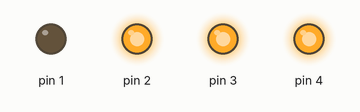
Recording of a sketch running on a simulated Arduino Uno, built with avr-gcc and run on an emulated ATmega328P. On the bench: output pins drawn as LEDs (lit = HIGH).

Above: at 0.04 s.
At 0.52 s:
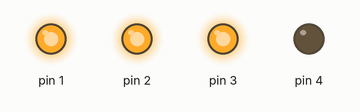
At 0.84 s:
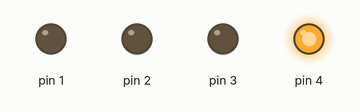
At 1.24 s:
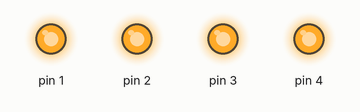
At 2.04 s:
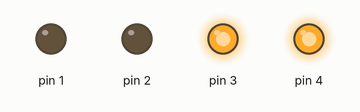
At 2.84 s:
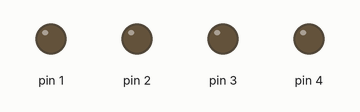
Timing chart, 0 to 3.1 s (numbered marks = the images above):
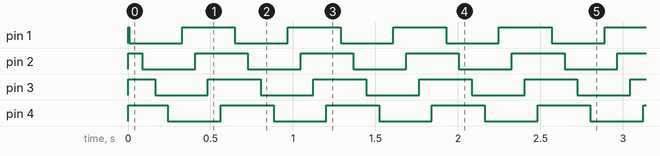

Measured:
- by itself, pin 1–4: alternates HIGH for 0.32 s and LOW for 0.32 s
- by itself, everything shown: repeats every 0.64 s, in 8 steps

The sketch:

running_turn_signal_blinker.ino
```cpp
/*
  Turn blinker running light
*/

//Turn signal preiod about 650ms (320+320ms)
#define DELAY_STEP 78
#define DELAY_LOOP (86-DELAY_STEP)

static char i;

void setup() {
  // initialize digital pin LED_BUILTIN as an output.
  for (i=1; i<=4; ++i) {
    digitalWrite(i, HIGH);
    pinMode(i, OUTPUT);
  }
}

// the loop function runs over and over again forever
void loop() {
  delay(DELAY_LOOP);
  for (i=1; i<=4; ++i) {
    digitalWrite(i, LOW);
    delay(DELAY_STEP);
  }
  delay(DELAY_LOOP);
  for (i=1; i<=4; ++i) {
    digitalWrite(i, HIGH);
    delay(DELAY_STEP);
  }
}
```
